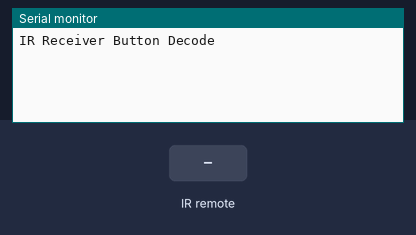
Simulated run of this sketch. Board: Arduino Uno, built with avr-gcc and run on an emulated ATmega328P. On the bench: the last lines printed to the serial monitor. The test bench sets the inputs (shaded band).

Above: at 1.2 s.
1.3 s: infrared code 0xE0E040BF received
At 1.9 s:
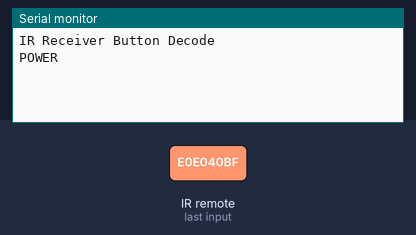
2.8 s: infrared code 0xE0E0E01F received
At 4.0 s:
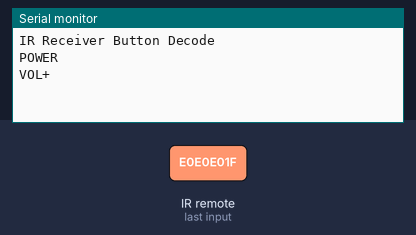
4.3 s: infrared code 0xE0E0D02F received
At 5.4 s:
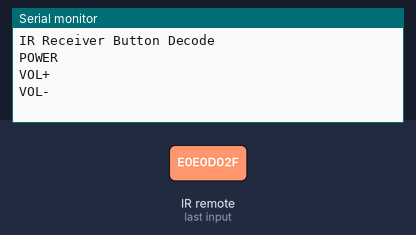

Measured:
- after the input at 1.3 s, the serial monitor: prints a new line at once (image 1)
- after the input at 2.8 s, the serial monitor: prints a new line at once (image 2)
- after the input at 4.3 s, the serial monitor: prints a new line at once (image 3)

The sketch:

10_IR_Receiver_Module.ino
```cpp
#include "IRremote.h"

int receiver = 11; // Signal Pin of IR receiver to Arduino Digital Pin 11

/*-----( Declare objects )-----*/
IRrecv irrecv(receiver);     // create instance of 'irrecv'
decode_results results;      // create instance of 'decode_results'

/*-----( Function )-----*/
void translateIR() // takes action based on IR code received

// describing Remote IR codes

{
  switch(results.value)

  {
  //Lafvin
//  case 0xFFA25D: Serial.println("POWER"); break;
//  case 0xFFE21D: Serial.println("FUNC/STOP"); break;
//  case 0xFF629D: Serial.println("VOL+"); break;
//  case 0xFF22DD: Serial.println("FAST BACK");    break;
//  case 0xFF02FD: Serial.println("PAUSE");    break;
//  case 0xFFC23D: Serial.println("FAST FORWARD");   break;
//  case 0xFFE01F: Serial.println("DOWN");    break;
//  case 0xFFA857: Serial.println("VOL-");    break;
//  case 0xFF906F: Serial.println("UP");    break;
//  case 0xFF9867: Serial.println("EQ");    break;
//  case 0xFFB04F: Serial.println("ST/REPT");    break;
//  case 0xFF6897: Serial.println("0");    break;
//  case 0xFF30CF: Serial.println("1");    break;
//  case 0xFF18E7: Serial.println("2");    break;
//  case 0xFF7A85: Serial.println("3");    break;
//  case 0xFF10EF: Serial.println("4");    break;
//  case 0xFF38C7: Serial.println("5");    break;
//  case 0xFF5AA5: Serial.println("6");    break;
//  case 0xFF42BD: Serial.println("7");    break;
//  case 0xFF4AB5: Serial.println("8");    break;
//  case 0xFF52AD: Serial.println("9");    break;
//  case 0xFFFFFFFF: Serial.println(" REPEAT");break;

  //Samsung
  case 0xE0E040BF: Serial.println("POWER"); break;
  case 0xE0E0E01F: Serial.println("VOL+"); break;
  case 0xE0E0D02F: Serial.println("VOL-"); break;

  default:
    Serial.println(" other button   ");

  }// End Case

  delay(700); // Do not get immediate repeat
} //END translateIR


void setup()
{
  Serial.begin(9600);
  Serial.println("IR Receiver Button Decode");
  irrecv.enableIRIn(); // Start the receiver
}


void loop()
{

  if (irrecv.decode(&results)) // have we received an IR signal?
  {
    //Serial.println(results.value); // for finding button codes
    translateIR();
    irrecv.resume(); // receive the next value
  }
}
```
